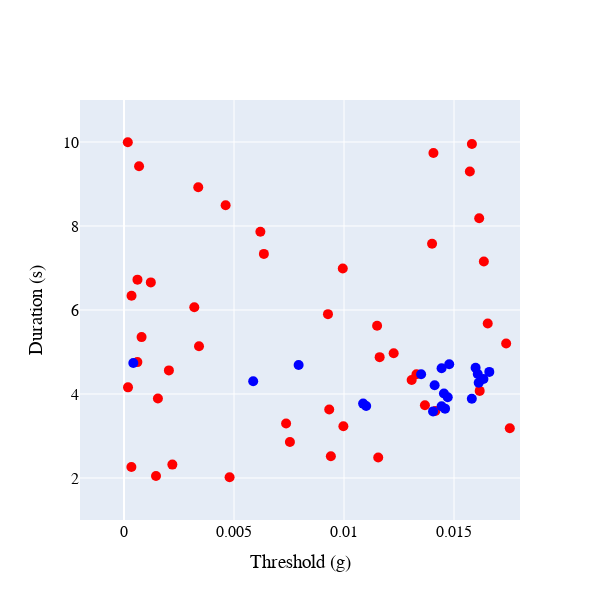

The cell this chart's notebook holds for it:
### Code cell
import plotly.graph_objects as go

# Font customization variables - modify as desired
font_family = "Times New Roman"
font_size = 16          # Font size
font_color = "black"    # Font color

# Create figure object
fig = go.Figure()

# Add first dataset R_PRE (red) using the same approach for both datasets
fig.add_trace(go.Scatter(
    x=R_PRE[:, 0],       # x-axis: threshold (first column)
    y=R_PRE[:, 1],       # y-axis: duration (second column)
    mode='markers',      # markers only
    marker=dict(
        size=10,         # marker size
        color='red'      # red color
    ),
    name='R_PRE'
))

# Add second dataset R_ONB (blue) using the same approach for both datasets
fig.add_trace(go.Scatter(
    x=R_ONB[:, 0],       # x-axis: threshold (first column)
    y=R_ONB[:, 1],       # y-axis: duration (second column)
    mode='markers',      # markers only
    marker=dict(
        size=10,         # marker size
        color='blue'     # blue color
    ),
    name='R_ONB'
))

# Update overall layout: set font, square canvas, axis labels, and cancel legend display
fig.update_layout(
    font=dict(
        family=font_family,
        size=font_size,
        color=font_color
    ),
    width=600,
    height=600,
    showlegend=False,          # Cancel legend display
    xaxis_title="Threshold (g)",   # x-axis label with unit g
    yaxis_title="Duration (s)"       # y-axis label with unit s
)

# Update x-axis range and tick font
fig.update_xaxes(
    range=[-0.002, 0.018],
    tickfont=dict(family=font_family, size=font_size, color=font_color)
)

# Update y-axis range and tick font
fig.update_yaxes(
    range=[1, 11],
    tickfont=dict(family=font_family, size=font_size, color=font_color)
)

# Show plot
fig.show()

### Figure 1 — Plotly figure (JSON) as saved in the notebook; plotly's stock layout.template omitted (floating-point values rounded to 4 significant figures)
{"data": [{"marker": {"color": "red", "size": 10}, "mode": "markers", "name": "R_PRE", "type": "scatter", "x": [0.0003365, 0.002199, 0.01572, 0.007368, 0.009403, 0.0006845, 0.01156, 0.01754, 0.003195, 0.006199, 0.01368, 0.003375, 0.009972, 0.01406, 0.00462, 0.01226, 0.01308, 0.009944, 0.000799, 0.001219, 0.006358, 0.002041, 0.001541, 0.001454, 0.01581, 0.01162, 0.0115, 0.01737, 0.0001824, 0.007541, 0.01636, 0.0003424, 0.01615, 0.01653, 0.0006082, 0.01415, 0.014, 0.009329, 0.0006128, 0.00341, 0.009272, 0.01617, 0.0048, 0.01329, 0.0001728], "y": [2.261, 2.319, 9.298, 3.297, 2.517, 9.424, 2.49, 3.183, 6.067, 7.863, 3.733, 8.922, 3.231, 9.738, 8.493, 4.97, 4.334, 6.989, 5.354, 6.657, 7.336, 4.562, 3.891, 2.046, 9.953, 4.877, 5.624, 5.201, 4.158, 2.856, 7.156, 6.34, 8.183, 5.678, 4.759, 3.597, 7.575, 3.633, 6.722, 5.135, 5.901, 4.074, 2.016, 4.471, 9.994]}, {"marker": {"color": "blue", "size": 10}, "mode": "markers", "name": "R_ONB", "type": "scatter", "x": [0.01444, 0.007938, 0.01608, 0.0166, 0.01478, 0.01598, 0.01351, 0.01634, 0.000423, 0.005872, 0.01412, 0.01612, 0.01087, 0.01459, 0.01471, 0.01405, 0.01581, 0.01443, 0.01454, 0.01101], "y": [4.613, 4.691, 4.475, 4.526, 4.707, 4.625, 4.471, 4.358, 4.737, 4.305, 4.208, 4.266, 3.771, 3.652, 3.921, 3.586, 3.887, 3.708, 4.013, 3.713]}], "layout": {"font": {"color": "black", "family": "Times New Roman", "size": 16}, "height": 600, "showlegend": false, "width": 600, "xaxis": {"range": [-0.002, 0.018], "tickfont": {"color": "black", "family": "Times New Roman", "size": 16}, "title": {"text": "Threshold (g)"}}, "yaxis": {"range": [1, 11], "tickfont": {"color": "black", "family": "Times New Roman", "size": 16}, "title": {"text": "Duration (s)"}}}}
